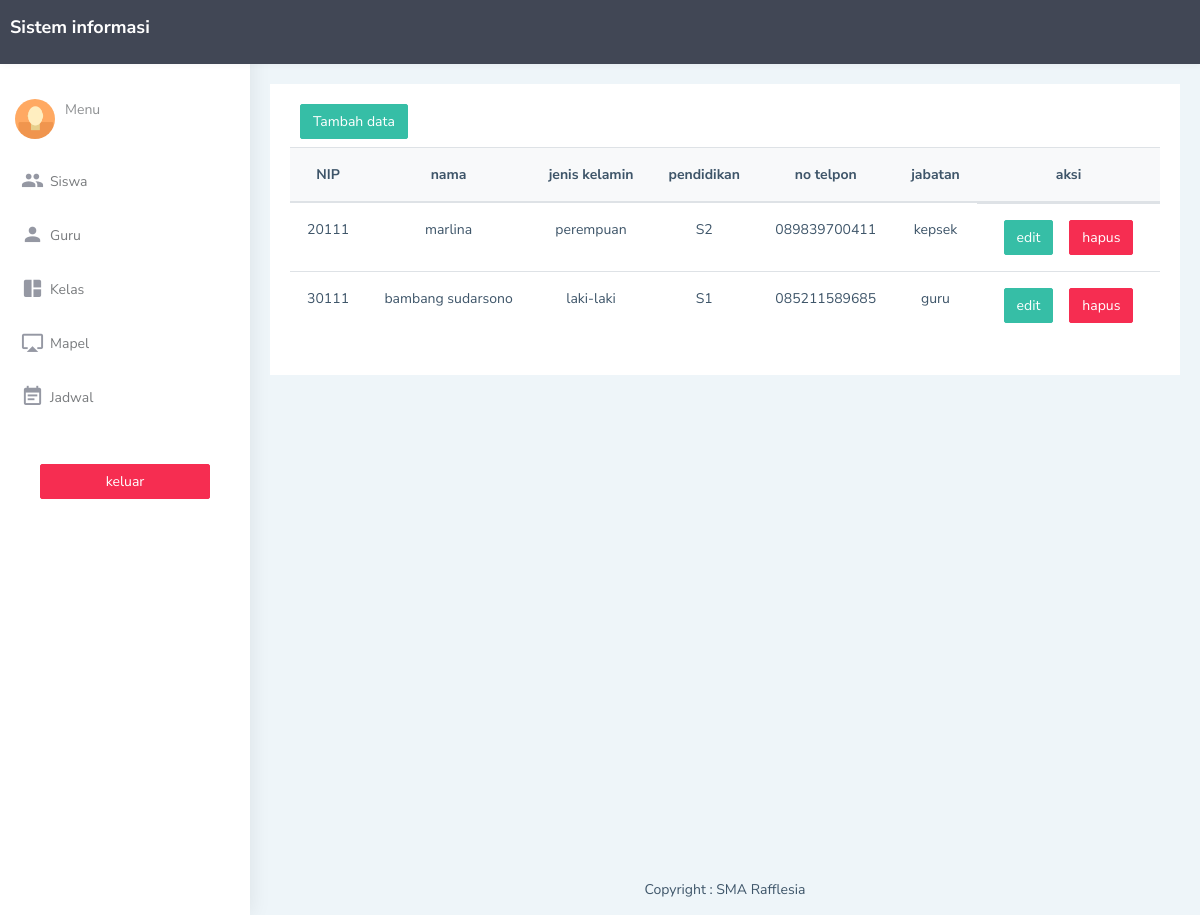
/html/guru.php, run on the app's committed database.
### tables this page shows
CREATE TABLE `guru` (
  `id_guru` int(11) NOT NULL,
  `nip` varchar(30) NOT NULL,
  `nama_guru` varchar(35) NOT NULL,
  `agama` varchar(10) DEFAULT NULL,
  `alamat` varchar(50) NOT NULL,
  `jenis_kelamin` varchar(10) NOT NULL,
  `tanggal_lahir` date NOT NULL,
  `pendidikan` varchar(25) NOT NULL,
  `jabatan` varchar(30) DEFAULT NULL,
  `no_telpon` varchar(25) NOT NULL
);

### php/conn.php (called while the page is built, shortened)
<?php
function sql($query)
{
    $_db = json_decode(file_get_contents("../db.json"), true);
    $conn = new mysqli($_db['host'],
        $_db['username'], $_db['password'], $_db['database']);
    $temp = $conn->query($query);
    return $temp;
}
function getAll($data)
{
    $tmp = [];
    if ($data->num_rows > 0) {
        while ($r = $data->fetch_assoc()) {
            $tmp[] = $r;
        }
        return $tmp;
    } else {
        return [];
    }
}
function _url($str)
{
    return "/rpl/php/$str.php";
}
function _get($str, $param)
{
    return "/rpl/php/$str.php$param";
}
function _page($str)
{
    return "/rpl/html/$str.php";
}
function _view($str, $param)
{
    return "/rpl/html/$str.php$param";
}

### html/guru.php (the view, shortened to what this page needs)
<!DOCTYPE html>
<html dir="ltr" lang="en">
<?php
include_once "conn.php";
?>
<head>
    <link href="../assets/libs/chartist/dist/chartist.min.css" rel="stylesheet" />
    <link href="../dist/css/style.min.css" rel="stylesheet" />
</head>
<body>
    <div id="main-wrapper" data-layout="vertical" data-navbarbg="skin5" data-sidebartype="full"
        data-sidebar-position="absolute" data-header-position="absolute" data-boxed-layout="full">
        <header class="topbar" data-navbarbg="skin5">
            <nav class="navbar top-navbar navbar-expand-md navbar-dark">
                <div class="navbar-header" data-logobg="skin5">
                    <a class="navbar-brand" href="/">
                        <span class="logo-text">
                            <h4>Sistem informasi</h2>
                        </span>
                    </a>
                </div>
            </nav>
        </header>
        <aside class="left-sidebar" data-sidebarbg="skin6">
            <div class="scroll-sidebar">
                <nav class="sidebar-nav">
                    <ul id="sidebarnav">
                        <li>
                            <div class="user-profile d-flex no-block dropdown m-t-20">
                                <div class="user-pic">
                                    <img src="../assets/images/users/1.jpg" alt="users" class="rounded-circle"
                                        width="40" />
                                </div>
                                <div class="user-content hide-menu m-l-10">
                                    <a href="javascript:void(0)" class="" id="Userdd" role="button"
                                        data-toggle="dropdown" aria-haspopup="true" aria-expanded="false">
                                        <span class="op-5 user-email">Menu</span>
                                    </a>
                                </div>
                            </div>
                        </li>
                        <li class="sidebar-item">
                            <a class="sidebar-link waves-effect waves-dark sidebar-link" href="<?=_page('dashboard');?>"
                                aria-expanded="false"><i class="mdi mdi-account-multiple"></i><span
                                    class="hide-menu">Siswa</span></a>
                        </li>
                        <li class="sidebar-item">
                            <a class="sidebar-link waves-effect waves-dark sidebar-link" href="<?=_page('guru');?>"
                                aria-expanded="false"><i class="mdi mdi-account"></i><span
                                    class="hide-menu">Guru</span></a>
                        </li>
                        <li class="sidebar-item">
                            <a class="sidebar-link waves-effect waves-dark sidebar-link" href="<?=_page('kelas');?>"
                                aria-expanded="false"><i class="mdi mdi-collage"></i><span
                                    class="hide-menu">Kelas</span></a>
                        </li>
                        <li class="sidebar-item">
                            <a class="sidebar-link waves-effect waves-dark sidebar-link" href="<?=_page('mapel')?>"
                                aria-expanded="false"><i class="mdi mdi-airplay"></i><span
                                    class="hide-menu">Mapel</span></a>
                        </li>
                        <li class="sidebar-item">
                            <a class="sidebar-link waves-effect waves-dark sidebar-link" href="<?=_page('jadwal');?>"
                                aria-expanded="false"><i class="mdi mdi-calendar-text"></i><span
                                    class="hide-menu">Jadwal</span></a>
                        </li>
                        <li class="text-center p-40 upgrade-btn">
                            <a href="<?=_url('logout')?>" class="btn btn-block btn-danger text-white">keluar</a>
                        </li>
                    </ul>
                </nav>
            </div>
        </aside>
        <div class="page-wrapper">
            <div class="container-fluid" style="min-height:100vh">
                <div class="card">
                    <div class="card-body">
                        <div class="col-4">
                            <a href="<?=_page('guru_tambah');?>"
                                class="btn btn-success <?=$_SESSION['tipe'] == 'Kepala Sekolah' ? 'd-none' : ''?>">Tambah
                                data</a>
                        </div>
                        <div class="table-responsive mt-2">
                            <table class="text-center table v-middle data-out" id="out-1">
                                <thead class="bg-light">
                                    <tr>
                                        <th>NIP</th>
                                        <th>nama</th>
                                        <th>jenis kelamin</th>
                                        <th>pendidikan</th>
                                        <th>no telpon</th>
                                        <th>jabatan</th>
                                        <th class="<?=$_SESSION['tipe'] == 'Kepala Sekolah' ? 'd-none' : ''?>">aksi</th>
                                    </tr>
                                </thead>
                                <tbody>
                                    <?php $data = sql("select * from guru");
$guru = getAll($data);?>
                                    <?php foreach ($guru as $s): ?>
                                    <tr>
                                        <td><?=$s['nip'];?></td>
                                        <td><?=$s['nama_guru'];?></td>
                                        <td><?=$s['jenis_kelamin'];?></td>
                                        <td><?=$s['pendidikan'];?></td>
                                        <td><?=$s['no_telpon'];?></td>
                                        <td><?=$s['jabatan'] == null ? "guru" : $s['jabatan'];?></td>
                                        <td
                                            class="<?=$_SESSION['tipe'] == 'Kepala Sekolah' ? 'd-none' : 'd-flex'?> justify-content-center">
                                            <a href="<?=_view('guru_edit', '?id=' . $s['id_guru']);?>"
                                                class="mx-2 btn btn-success">edit</a>
                                            <a href="<?=_get('guru_hapus', '?id=' . $s['id_guru']);?>"
                                                class="mx-2 btn btn-danger">hapus</a>
                                        </td>
                                    </tr>
                                    <?php endforeach?>
                                </tbody>
                            </table>
                        </div>
                    </div>
                </div>
            </div>
            <footer class="footer text-center">
            Copyright : SMA Rafflesia
            </footer>
        </div>
    </div>
</body>
</html>

### data on the page
guru: nip "20111", nama_guru "marlina", jenis_kelamin "perempuan", pendidikan "S2", no_telpon "089839700411", jabatan "kepsek"
guru: nip "30111", nama_guru "bambang sudarsono", jenis_kelamin "laki-laki", pendidikan "S1", no_telpon "085211589685", jabatan "guru"
